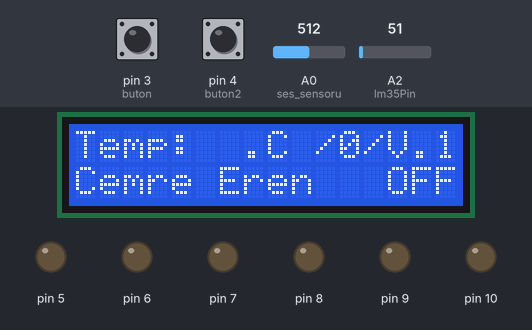
The sketch below on a simulated Arduino Uno, built with avr-gcc and run on an emulated ATmega328P. On the bench: 16×2 character LCD, output pins drawn as LEDs (lit = HIGH). Inputs (shaded band) come from the test bench; at power-on: pin 3 (buton) LOW, pin 4 (buton2) LOW, A2 (lm35Pin) = 51, A0 (ses_sensoru) = 512. What the sketch prints to the serial monitor is not drawn.

Above: at 1.2 s.
1.3 s: pin 3 (buton) pulled HIGH for 1 s
At 2.6 s:
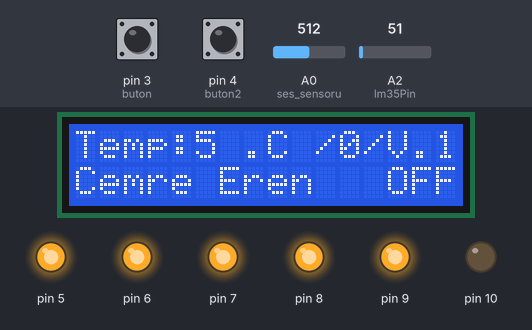
3.8 s: pin 4 (buton2) pulled HIGH for 3.2 s
At 3.95 s:
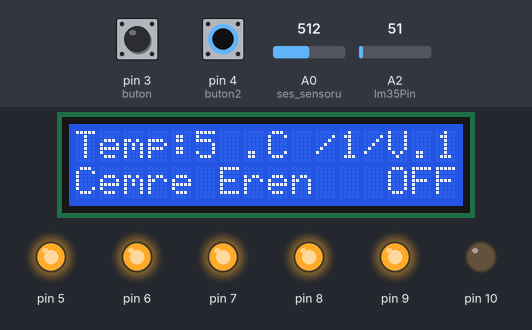
8.5 s: A2 (lm35Pin) set to 61
At 11.2 s:
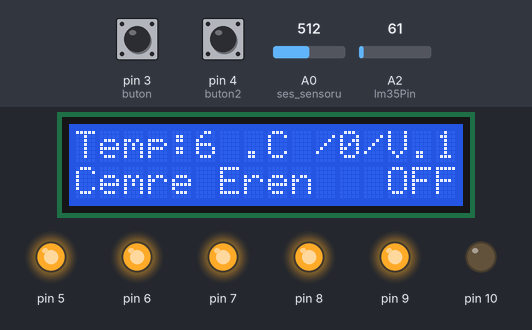
11.6 s: A0 (ses_sensoru) set to 486
At 13.0 s:
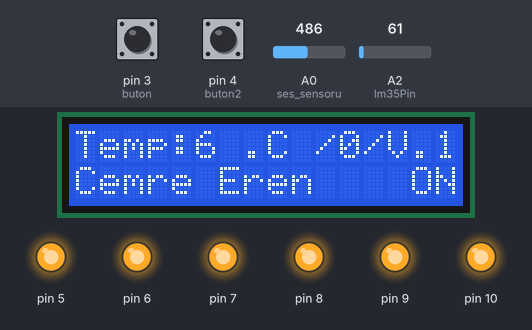
13.4 s: pin 3 (buton) pulled HIGH for 0.15 s
At 14.2 s:
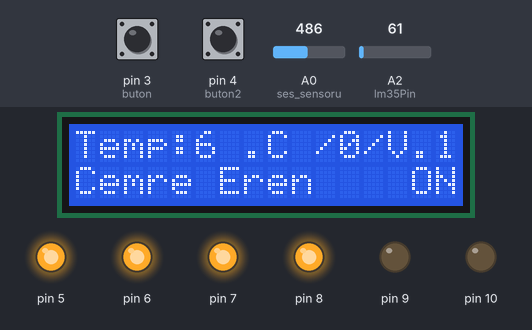
15.0 s: pin 4 (buton2) pulled HIGH for 0.15 s
At 16.5 s:
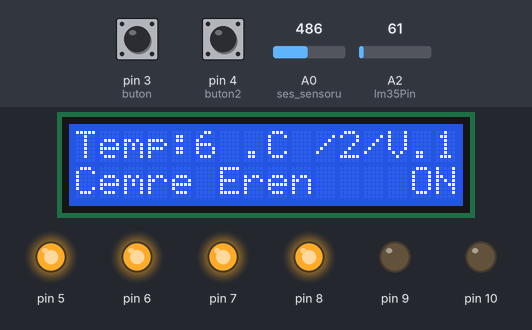
Timing chart, 0 to 17.7 s (numbered marks = the images above; inputs shaded):
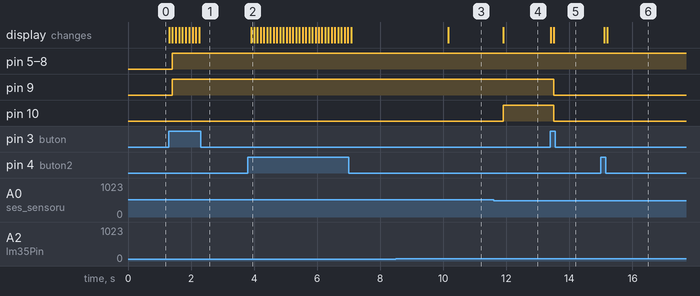

The sketch:

projectfinal.ino
```cpp
#include <LiquidCrystal_I2C.h>
#include <Wire.h>
LiquidCrystal_I2C lcd(0x3f, 16, 2);
//sıcaklık
int lm35Pin = A2;
unsigned long zaman = 0, eskizaman = 0; //lcd ekranda sıcaklığı 2 saniye bir güncellemek için zaman değişkenleri
//ses için sabitler
int ses_sensoru = A0;
// ses 1
int alkis = 0;
long algilama_araligi_baslangic = 0;
long algilama_araligi = 0;
boolean isik_durumu = false;
int esik=500;
//ses 2
int ses1 = 100;
int ses2 = 200;
int ses3 = 300;
int ses4 = 400;
int ses5 = 500;
int ses6 = 600;
//lcd control
int sahip=0;

//for button 1
int buton=3;
int durum=0;
int butondeger=0;

//for button 2
int buton2=4;
int durum2=0;
int butondeger2=0;

void setup() {
  //lcd başlatma ve arka ışık aydınlatması
lcd.begin();
lcd.backlight();
//Ledler
pinMode(5, OUTPUT);
pinMode(6, OUTPUT);
pinMode(7, OUTPUT);
pinMode(8, OUTPUT);
pinMode(9, OUTPUT);
pinMode(10, OUTPUT);
//butonlar
pinMode(buton, INPUT);
pinMode(buton2,INPUT);
//Sensör ve diğer değişkenler için serial monitör
Serial.begin(1000000);
}

void loop() {

if(sahip==0){
   lcd.setCursor(0,1);
 lcd.print("Cemre Eren");

 lcd.setCursor(10,0);
     lcd.print("/");

     lcd.setCursor(11,0);
     lcd.print(durum2);

     lcd.setCursor(12,0);
     lcd.print("/");

     lcd.setCursor(13,0);
   lcd.print("V.1");

    lcd.setCursor(13,1);
            lcd.print("OFF");
            lcd.setCursor(0,0);
lcd.print("Temp:");
lcd.setCursor(7,0);
lcd.print(".C");
 sahip=1;
}

  zaman = millis();
  int fark = zaman - eskizaman;

  if (fark > 2000){
    int sicaklikVolt = analogRead(lm35Pin);
    int sicaklikC  = sicaklikVolt / 9.31;
    lcd.setCursor(5, 0);
    lcd.print(sicaklikC);
    eskizaman = zaman;
  }


//button 1
  butondeger=digitalRead(buton);

  if(butondeger==HIGH && durum==0){
    durum=1;
    lcd.setCursor(13,0);
    lcd.print("V.2");
    delay(100);
  }else if(butondeger==HIGH && durum==1){
     lcd.setCursor(13,0);
   lcd.print("V.1");
    durum=0;
     delay(100);
  }

  //button 2
 butondeger2=digitalRead(buton2);

  if(butondeger2==HIGH && durum2==0){
    esik=400;
    durum2=1;
    delay(100);
  }else if(butondeger2==HIGH && durum2==1){
    esik=600;
    durum2=2;
    delay(100);
  }else if(butondeger2==HIGH && durum2==2){
    esik=700;
    durum2=3;
    delay(100);
  }else if(butondeger2==HIGH && durum2==3){
    esik=500;
    durum2=0;
    delay(100);
  }

   lcd.setCursor(11,0);
   lcd.print(durum2);

 int sensor_durumu = analogRead(ses_sensoru);
 Serial.println(sensor_durumu); //Serial monitörde değerleri kontrol etmek için
  //Modlar
  if(durum==0){

     if (sensor_durumu >esik)
  {
    if (alkis == 0)
    {
      algilama_araligi_baslangic = algilama_araligi = millis();
      alkis++;
    }
    else if (alkis > 0 && millis()-algilama_araligi >= 50)
    {
      algilama_araligi = millis();
      alkis++;
    }
  }

  if (millis()-algilama_araligi_baslangic >= 400)
  {
    if (alkis == 2)
    {
      if (!isik_durumu)
        {
          isik_durumu = true;
          lcd.setCursor(13,1);
          lcd.print(" ON");

          for(int i=5;i<=10;i++){
            digitalWrite(i, HIGH);
          }

        }
        else if (isik_durumu)
        {
          isik_durumu = false;
           lcd.setCursor(13,1);
            lcd.print("OFF");
           for(int i=5;i<=10;i++){
            digitalWrite(i, LOW);

          }
        }
    }
    alkis = 0;
  }

  }
  if(durum==1){
    if (sensor_durumu >= ses1) { //Eğer algılanan ses seviyesi belirlediğimiz değerden büyükse
    digitalWrite(5, HIGH);
  }
  else {
    digitalWrite(5, LOW);
  }

   if (sensor_durumu >= ses2) { //Eğer algılanan ses seviyesi belirlediğimiz değerden büyükse
    digitalWrite(6, HIGH);
  }
  else {
    digitalWrite(6, LOW);
  }

   if (sensor_durumu >= ses3) { //Eğer algılanan ses seviyesi belirlediğimiz değerden büyükse
    digitalWrite(7, HIGH);
  }
  else {
    digitalWrite(7, LOW);
  }
   if (sensor_durumu >= ses4) { //Eğer algılanan ses seviyesi belirlediğimiz değerden büyükse
    digitalWrite(8, HIGH);
  }
  else {
    digitalWrite(8, LOW);
  }
   if (sensor_durumu >= ses5) { //Eğer algılanan ses seviyesi belirlediğimiz değerden büyükse
    digitalWrite(9, HIGH);
  }
  else {
    digitalWrite(9, LOW);
  }
    if (sensor_durumu >= ses6) { //Eğer algılanan ses seviyesi belirlediğimiz değerden büyükse
    digitalWrite(10, HIGH);
  }
  else {
    digitalWrite(10, LOW);
  }

  }

}
```

Measured:
- the behaviour switches between 501 and 500 on A0 (ses_sensoru) (found by bisection; images 3 and 4)
- after the input at 1.3 s, pin 5–9: LOW → HIGH after 0.11 s; the display: first changes at once (image 1 shows a later state)
- after the input at 3.8 s, the display: changes after 0.10 s (image 2)
- after the input at 8.5 s, the display: changes after 1.7 s (image 3)
- after the input at 11.6 s, pin 10: LOW → HIGH after 0.31 s; the display: changes after 0.31 s (image 4)
- after the input at 13.4 s, pin 9, pin 10: HIGH → LOW after 0.11 s; the display: first changes at once (image 5 shows a later state)
- after the input at 15.0 s, the display: first changes after 0.10 s (image 6 shows a later state)
